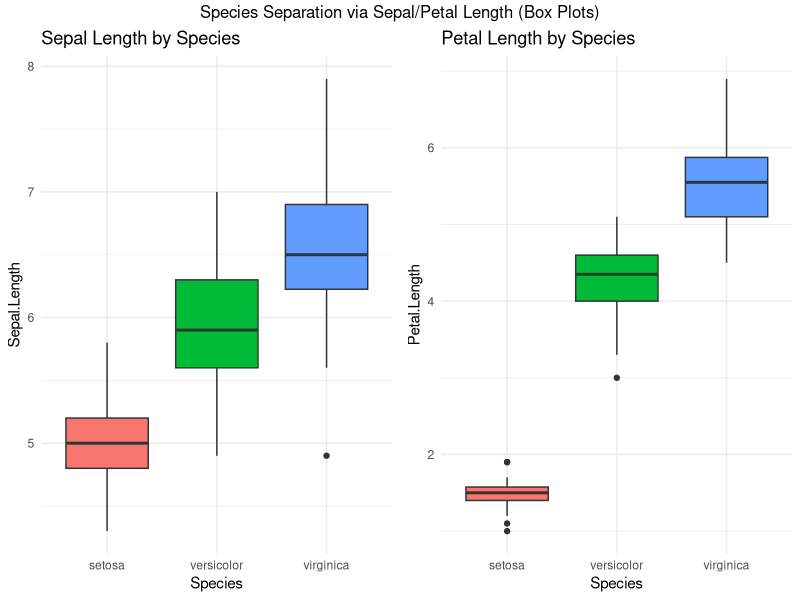

This figure's R source:
library(ggplot2)
library(gridExtra)

data(iris)

p1 <- ggplot(iris, aes(x=Species, y=Sepal.Length, fill=Species)) +
  geom_boxplot() +
  labs(title="Sepal Length by Species") +
  theme_minimal() + theme(legend.position="none")

p2 <- ggplot(iris, aes(x=Species, y=Petal.Length, fill=Species)) +
  geom_boxplot() +
  labs(title="Petal Length by Species") +
  theme_minimal() + theme(legend.position="none")

grid.arrange(p1, p2, ncol=2, top="Species Separation via Sepal/Petal Length (Box Plots)")
